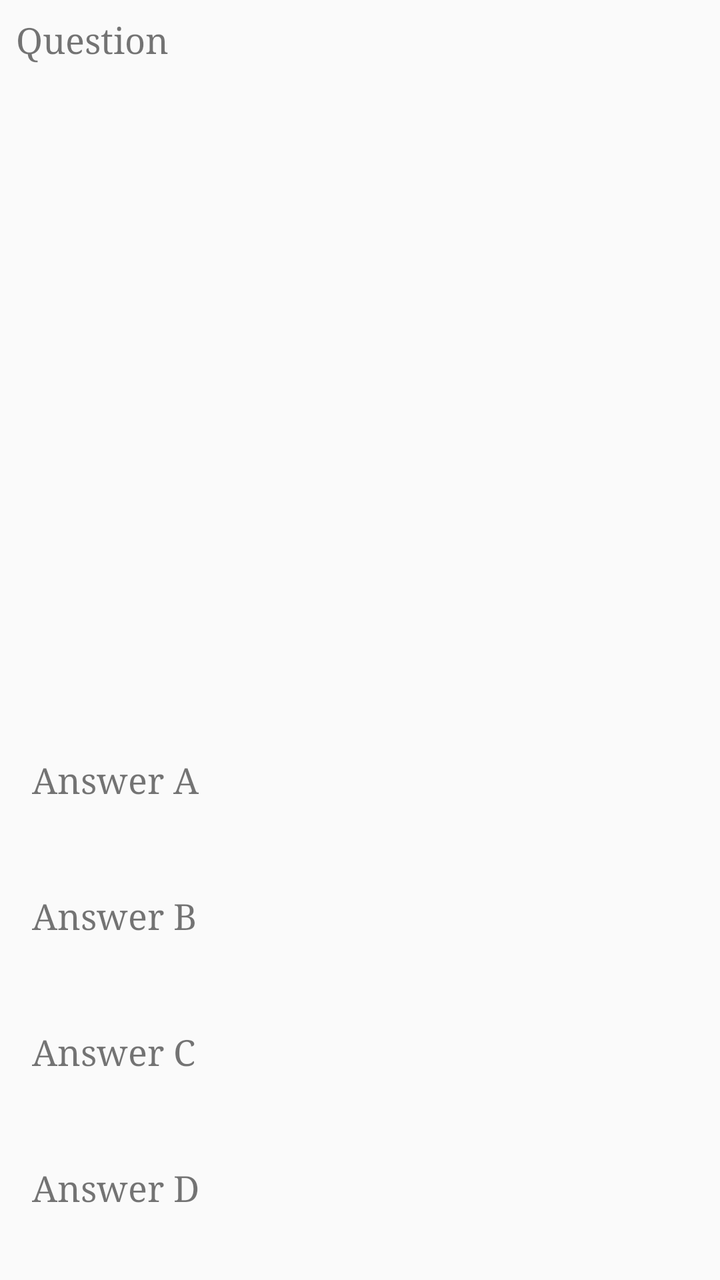
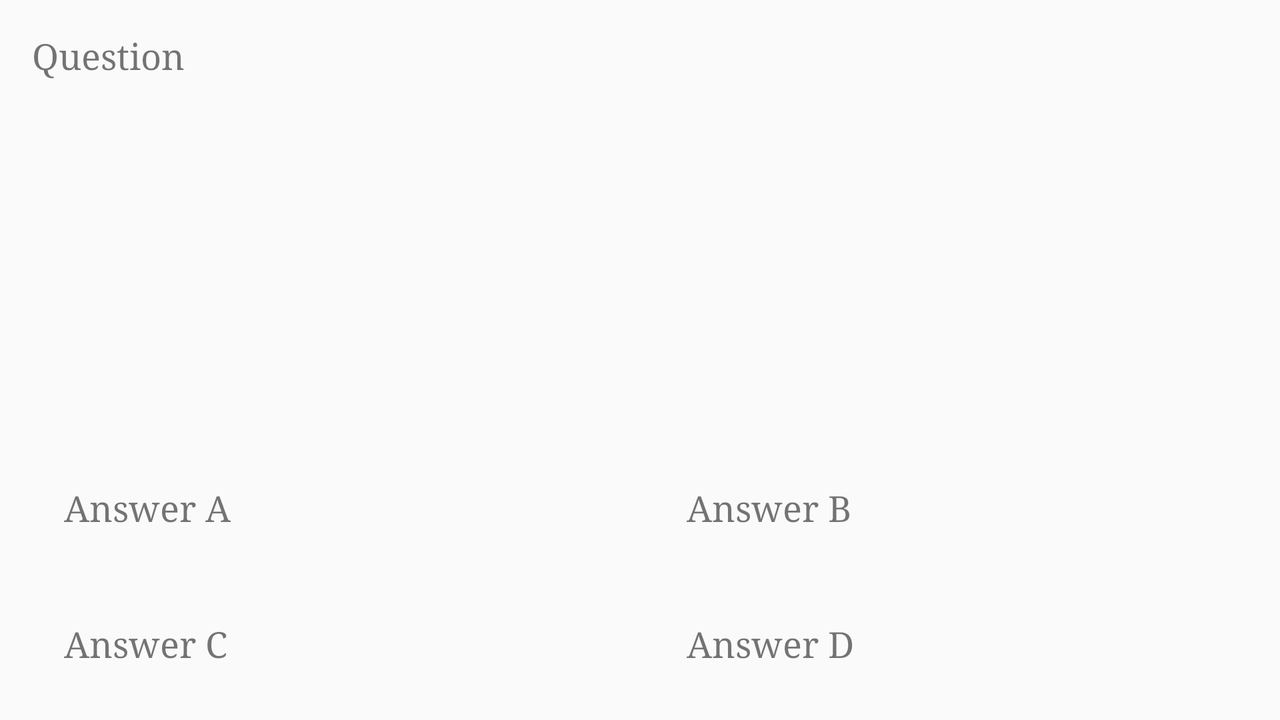

Compare how this app lays out the same screen by default and in its alternative resource folder. The renders come first, then the two layout files and the values they reference.
<!-- AndroidManifest.xml: application theme AppTheme -->
<!-- res/layout/fragment_question.xml -->
<?xml version="1.0" encoding="utf-8"?>
<androidx.constraintlayout.widget.ConstraintLayout xmlns:android="http://schemas.android.com/apk/res/android"
    xmlns:app="http://schemas.android.com/apk/res-auto"
    xmlns:tools="http://schemas.android.com/tools"
    android:id="@+id/constraintLayout"
    android:layout_width="match_parent"
    android:layout_height="match_parent"
    android:layout_margin="8dp"
    tools:context=".QuestionFragment">

    <TextView
        android:id="@+id/tv_question"
        android:layout_width="match_parent"
        android:layout_height="wrap_content"
        android:theme="@style/ContentText"
        app:layout_constraintLeft_toLeftOf="parent"
        app:layout_constraintTop_toTopOf="@+id/constraintLayout"
        tools:text="Question" />

    <TextView
        android:id="@+id/tv_answer_a"
        android:layout_width="match_parent"
        android:layout_height="60dp"
        android:layout_marginBottom="8dp"
        android:padding="8dp"
        android:theme="@style/ContentText"
        app:layout_constraintBottom_toTopOf="@id/tv_answer_b"
        tools:text="Answer A" />

    <TextView
        android:id="@+id/tv_answer_b"
        android:layout_width="match_parent"
        android:layout_height="60dp"
        android:layout_marginBottom="8dp"
        android:padding="8dp"
        android:theme="@style/ContentText"
        app:layout_constraintBottom_toTopOf="@id/tv_answer_c"
        tools:text="Answer B" />

    <TextView
        android:id="@+id/tv_answer_c"
        android:layout_width="match_parent"
        android:layout_height="60dp"
        android:layout_marginBottom="8dp"
        android:padding="8dp"
        android:theme="@style/ContentText"
        app:layout_constraintBottom_toTopOf="@id/tv_answer_d"
        tools:text="Answer C" />

    <TextView
        android:id="@+id/tv_answer_d"
        android:layout_width="match_parent"
        android:layout_height="60dp"
        android:layout_marginBottom="8dp"
        android:padding="8dp"
        android:theme="@style/ContentText"
        app:layout_constraintBottom_toBottomOf="parent"
        tools:text="Answer D" />

</androidx.constraintlayout.widget.ConstraintLayout>
<!-- resources referenced by this layout -->
<resources>
  <style name="ContentText">
          <item name="android:theme">?attr/textAppearanceListItem</item>
          <item name="android:fontFamily">serif</item>
          <item name="android:textSize">@dimen/tv_text_size</item>
          <item name="android:gravity">start|center</item>
      </style>
  <style name="AppTheme" parent="Theme.AppCompat.Light.NoActionBar">
          <item name="colorPrimary">@color/colorPrimary</item>
          <item name="colorPrimaryDark">@color/colorPrimaryDark</item>
          <item name="colorAccent">@color/colorAccent</item>
      </style>
  <dimen name="tv_text_size">18sp</dimen>
  <color name="colorPrimary">#008577</color>
  <color name="colorPrimaryDark">#00574B</color>
  <color name="colorAccent">#D81B60</color>
</resources>
<!-- res/layout-land/fragment_question.xml (the repository's variant of the layout above) -->
<!-- drawn on the phone turned sideways -->
<androidx.constraintlayout.widget.ConstraintLayout
    xmlns:android="http://schemas.android.com/apk/res/android"
    xmlns:tools="http://schemas.android.com/tools"
    xmlns:app="http://schemas.android.com/apk/res-auto"
    android:id="@+id/constraintLayout"
    android:layout_width="match_parent"
    android:layout_height="match_parent"
    android:layout_margin="8dp"
    tools:context=".QuestionFragment">

    <TextView
        android:id="@+id/tv_question"
        android:layout_width="match_parent"
        android:layout_height="wrap_content"
        android:layout_margin="8dp"
        app:layout_constraintLeft_toLeftOf="parent"
        app:layout_constraintTop_toTopOf="@+id/constraintLayout"
        android:theme="@style/ContentText"
        tools:text="Question"/>

    <TextView
        android:id="@+id/tv_answer_a"
        android:layout_width="0dp"
        android:layout_height="60dp"
        android:layout_marginStart="16dp"
        android:layout_marginBottom="8dp"
        android:padding="8dp"
        app:layout_constraintWidth_percent="0.45"
        app:layout_constraintStart_toStartOf="parent"
        app:layout_constraintBottom_toTopOf="@id/tv_answer_c"
        android:theme="@style/ContentText"
        tools:text="Answer A"/>

    <TextView
        android:id="@+id/tv_answer_b"
        android:layout_width="0dp"
        android:layout_height="60dp"
        android:layout_marginEnd="16dp"
        android:layout_marginBottom="8dp"
        android:padding="8dp"
        app:layout_constraintWidth_percent="0.45"
        app:layout_constraintEnd_toEndOf="parent"
        app:layout_constraintBottom_toTopOf="@id/tv_answer_d"
        android:theme="@style/ContentText"
        tools:text="Answer B"/>

    <TextView
        android:id="@+id/tv_answer_c"
        android:layout_width="0dp"
        android:layout_height="60dp"
        android:layout_marginStart="16dp"
        android:layout_marginBottom="0dp"
        android:padding="8dp"
        app:layout_constraintWidth_percent="0.45"
        app:layout_constraintStart_toStartOf="parent"
        app:layout_constraintBottom_toBottomOf="parent"
        android:theme="@style/ContentText"
        tools:text="Answer C"/>

    <TextView
        android:id="@+id/tv_answer_d"
        android:layout_width="0dp"
        android:layout_height="60dp"
        android:layout_marginEnd="16dp"
        android:layout_marginBottom="0dp"
        android:padding="8dp"
        app:layout_constraintWidth_percent="0.45"
        app:layout_constraintEnd_toEndOf="parent"
        app:layout_constraintBottom_toBottomOf="parent"
        android:theme="@style/ContentText"
        tools:text="Answer D"/>

</androidx.constraintlayout.widget.ConstraintLayout>
